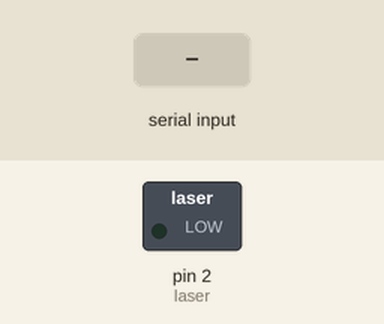
This sketch was run on a simulated Arduino Uno, built with avr-gcc and run on an emulated ATmega328P. Shown: switched loads named in the sketch (green lamp = pin HIGH). Inputs (shaded band) come from the test bench. What the sketch prints to the serial monitor is not drawn.

Above: at 1.2 s.
1.3 s: "1\n" received over Serial
At 2.4 s:
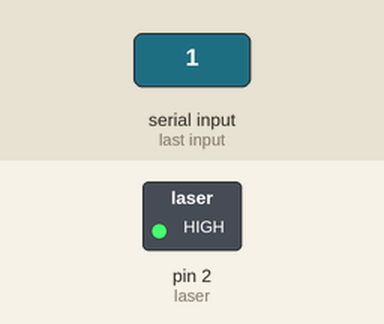
Timing chart, 0 to 4.3 s (numbered marks = the images above; inputs shaded):
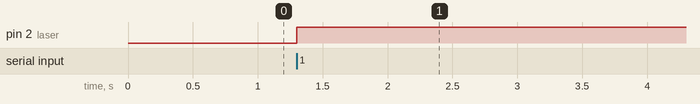

Measured:
- after the input at 1.3 s, pin 2 (laser): LOW → HIGH at once

The sketch:

laser.ino
```cpp
/*
 * turn on the laser
 * keyes model,  labeled S,(no name),-
 * hook the ground to the -, nothing on the middle, and S to a pin
 */

byte laser = 2;
bool stringComplete = false;
String inputString;

void setup()
{
     Serial.begin(115200);

     pinMode(laser, OUTPUT);

     //make sure the laser is off
     digitalWrite(laser,LOW);

     Serial.println("1 toggles the laser");
}
void loop()
{
     if (stringComplete)
     {
          if(inputString.equals("1"))
          {

               dolaserstuff();
          }
          stringComplete = false;
          inputString = "";
     }
}

void dolaserstuff()
{
     digitalWrite(laser,!digitalRead(laser));
}

void serialEvent()
{
     while(Serial.available())
     {
          char inChar = (char)Serial.read();
          if(inChar == '\n')
               stringComplete = true;
          else
               inputString += inChar;
     }
}
```
